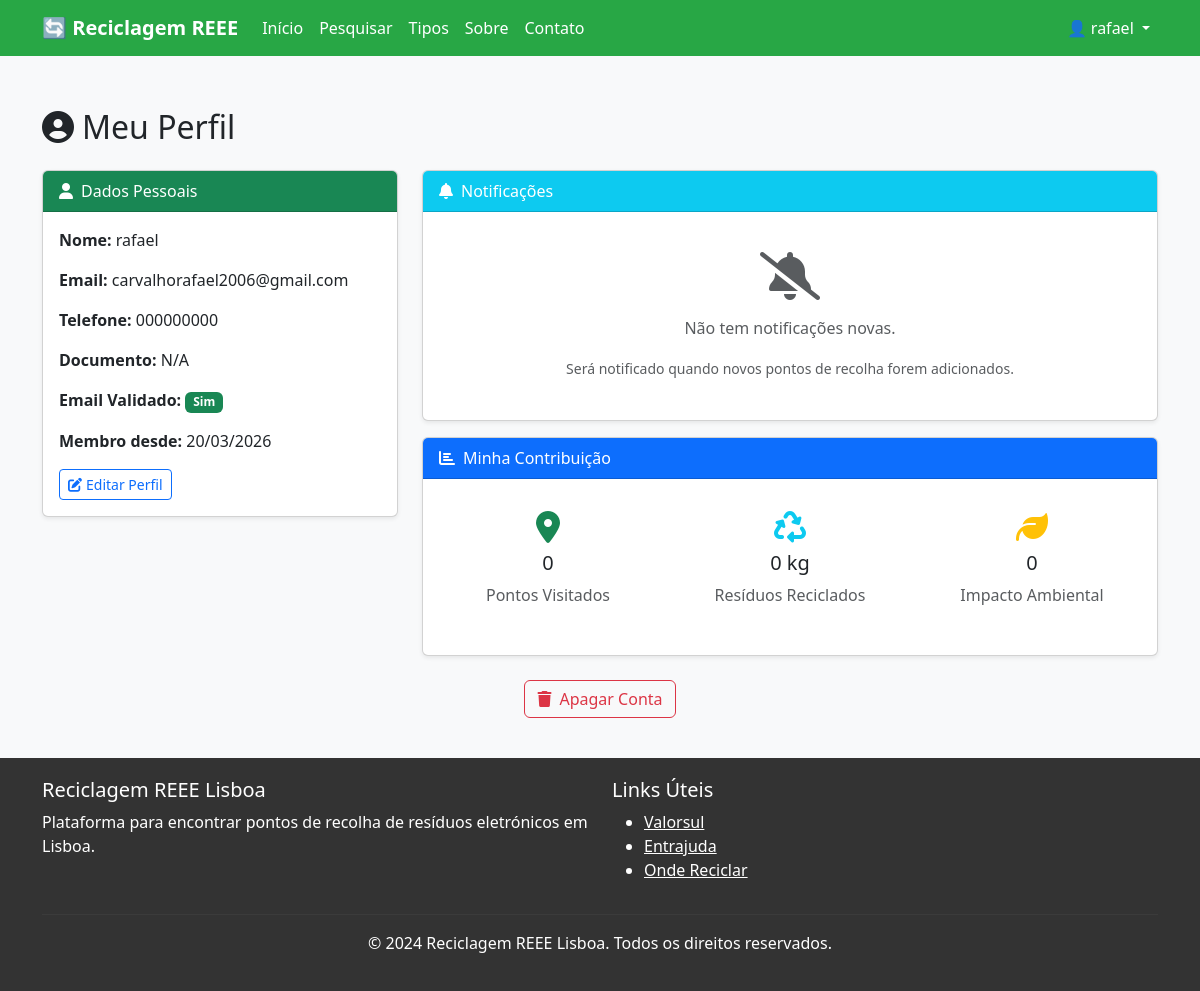
/utilizador (signed in), run on the app's committed database.
### models.py (models this page shows, shortened)
class BaseModel(Model):
    class Meta:
        database = db

class Utilizador(BaseModel):
    nome = CharField()
    email = CharField(unique=True)
    is_admin = BooleanField(default=False)
    telefone = CharField()
    documento_identificacao = CharField()
    senha_hash = CharField()
    criado_em = DateTimeField(default=datetime.now)
    email_validado = BooleanField(default=False)
    token_validacao = CharField(null=True)

### app.py (the view)
@app.route("/utilizador")
def utilizador():
    if g.utilizador is None:
        flash("Precisa de iniciar sessão para aceder ao perfil.", "warning")
        return redirect(url_for("login"))
    notificacoes = Notificacao.select().where(
        (Notificacao.utilizador == g.utilizador) &
        (Notificacao.lida == False)
    ).order_by(Notificacao.enviada_em.desc())
    return render_template("utilizador.html",
                         utilizador=g.utilizador,
                         notificacoes=notificacoes)

### app.py (called while the page is built)
@app.before_request
def ensure_db_connection():
    try:
        if db.is_closed():
            db.connect()
    except Exception as e:
        print(f"Database connection error: {e}")
        try:
            db.close()
            db.connect()
        except Exception as e2:
            print(f"Failed to reconnect: {e2}")

@app.before_request
def carregar_utilizador():
    user_id = session.get("user_id")
    if user_id:
        try:
            g.utilizador = Utilizador.get(Utilizador.id == user_id)
        except Utilizador.DoesNotExist:
            g.utilizador = None
    else:
        g.utilizador = None

@app.context_processor
def inject_current_year():
    return {"current_year": datetime.now().year}

### templates/utilizador.html (shortened to what this page needs)
{% extends "base.html" %}
{% block content %}
<div class="container mt-5">
    <h2 class="mb-4"><i class="fas fa-user-circle me-2"></i>Meu Perfil</h2>
    <div class="row">
        <div class="col-md-4">
            <div class="card shadow-sm">
                <div class="card-header bg-success text-white">
                    <i class="fas fa-user me-2"></i>Dados Pessoais
                </div>
                <div class="card-body">
                    <p><strong>Nome:</strong> {{ utilizador.nome }}</p>
                    <p><strong>Email:</strong> {{ utilizador.email }}</p>
                    <p><strong>Telefone:</strong> {{ utilizador.telefone }}</p>
                    <p><strong>Documento:</strong> {{ utilizador.documento_identificacao }}</p>
                    <p><strong>Email Validado:</strong>
                        {% if utilizador.email_validado %}
                            <span class="badge bg-success">Sim</span>
                        {% else %}
                            <span class="badge bg-warning">Não</span>
                        {% endif %}
                    </p>
                    <p><strong>Membro desde:</strong> {{ utilizador.criado_em.strftime('%d/%m/%Y') }}</p>
                    <div class="mt-3">
                        <button class="btn btn-sm btn-outline-primary" data-bs-toggle="modal" data-bs-target="#editarPerfilModal">
                            <i class="fas fa-edit me-1"></i>Editar Perfil
                        </button>
                    </div>
                </div>
            </div>
        </div>
        <div class="col-md-8">
            <div class="card shadow-sm">
                <div class="card-header bg-info text-white">
                    <i class="fas fa-bell me-2"></i>Notificações
                </div>
                <div class="card-body">
                    {% if notificacoes.count() > 0 %}
                        {% for notificacao in notificacoes %}
                        <div class="alert alert-info alert-dismissible fade show" role="alert">
                            <h6 class="alert-heading">{{ notificacao.mensagem|truncate(50) }}</h6>
                            <p class="mb-1">{{ notificacao.mensagem }}</p>
                            <small class="text-muted">{{ notificacao.enviada_em.strftime('%d/%m/%Y %H:%M') }}</small>
                            <button type="button" class="btn-close" data-bs-dismiss="alert"></button>
                            <div class="mt-2">
                                <a href="{{ url_for('marcar_notificacao_lida', notificacao_id=notificacao.id) }}"
                                   class="btn btn-sm btn-outline-secondary">Marcar como lida</a>
                            </div>
                        </div>
                        {% endfor %}
                    {% else %}
                        <div class="text-center py-4">
                            <i class="fas fa-bell-slash fa-3x text-muted mb-3"></i>
                            <p class="text-muted">Não tem notificações novas.</p>
                            <small class="text-muted">Será notificado quando novos pontos de recolha forem adicionados.</small>
                        </div>
                    {% endif %}
                </div>
            </div>
            <div class="card shadow-sm mt-3">
                <div class="card-header bg-primary text-white">
                    <i class="fas fa-chart-bar me-2"></i>Minha Contribuição
                </div>
                <div class="card-body">
                    <div class="row text-center">
                        <div class="col-md-4">
                            <div class="p-3">
                                <i class="fas fa-map-marker-alt fa-2x text-success mb-2"></i>
                                <h5>0</h5>
                                <p class="text-muted">Pontos Visitados</p>
                            </div>
                        </div>
                        <div class="col-md-4">
                            <div class="p-3">
                                <i class="fas fa-recycle fa-2x text-info mb-2"></i>
                                <h5>0 kg</h5>
                                <p class="text-muted">Resíduos Reciclados</p>
                            </div>
                        </div>
                        <div class="col-md-4">
                            <div class="p-3">
                                <i class="fas fa-leaf fa-2x text-warning mb-2"></i>
                                <h5>0</h5>
                                <p class="text-muted">Impacto Ambiental</p>
                            </div>
                        </div>
                    </div>
                </div>
            </div>
        </div>
    </div>
</div>
<div class="container mt-4">
    <div class="text-center">
        <button class="btn btn-outline-danger" data-bs-toggle="modal" data-bs-target="#apagarContaModal">
            <i class="fas fa-trash me-2"></i>Apagar Conta
        </button>
    </div>
</div>
{% endblock %}

### templates/base.html (shortened to what this page needs)
<!DOCTYPE html>
<html lang="pt-PT">
<head>
    <link href="https://cdn.jsdelivr.net/npm/bootstrap@5.3.0/dist/css/bootstrap.min.css" rel="stylesheet">
    <link rel="stylesheet" href="https://cdnjs.cloudflare.com/ajax/libs/font-awesome/6.4.0/css/all.min.css">
    <link rel="stylesheet" href="https://unpkg.com/leaflet@1.9.4/dist/leaflet.css" />
</head>
<body>
    <nav class="navbar navbar-expand-lg navbar-dark fixed-top">
        <div class="container">
            <a class="navbar-brand" href="{{ url_for('index') }}">
                🔄 Reciclagem REEE
            </a>
            <div class="collapse navbar-collapse" id="navbarNav">
                <ul class="navbar-nav me-auto">
                    <li class="nav-item">
                        <a class="nav-link" href="{{ url_for('index') }}">Início</a>
                    </li>
                    <li class="nav-item">
                        <a class="nav-link" href="{{ url_for('pesquisa') }}">Pesquisar</a>
                    </li>
                    <li class="nav-item">
                        <a class="nav-link" href="{{ url_for('tipos_residuos') }}">Tipos</a>
                    </li>
                    <li class="nav-item">
                        <a class="nav-link" href="{{ url_for('sobre_lixo_eletronico') }}">Sobre</a>
                    </li>
                    <li class="nav-item">
                        <a class="nav-link" href="{{ url_for('contato') }}">Contato</a>
                    </li>
                </ul>
                <ul class="navbar-nav">
                    {% if g.utilizador %}
                        <li class="nav-item dropdown">
                            <a class="nav-link dropdown-toggle" href="#" role="button" data-bs-toggle="dropdown">
                                👤 {{ g.utilizador.nome }}
                            </a>
                        </li>
                    {% endif %}
                </ul>
            </div>
        </div>
    </nav>
    {% block content %}{% endblock %}
    <footer class="footer">
        <div class="container">
            <div class="row">
                <div class="col-md-6">
                    <h5>Reciclagem REEE Lisboa</h5>
                    <p>Plataforma para encontrar pontos de recolha de resíduos eletrónicos em Lisboa.</p>
                </div>
                <div class="col-md-6">
                    <h5>Links Úteis</h5>
                    <ul>
                        <li><a href="https://www.valorsul.pt/" style="color: white;">Valorsul</a></li>
                        <li><a href="https://www.entrajuda.pt/" style="color: white;">Entrajuda</a></li>
                        <li><a href="https://ondereciclar.pt/" style="color: white;">Onde Reciclar</a></li>
                    </ul>
                </div>
            </div>
            <hr style="border-color: #555;">
            <div class="text-center">
                <p>&copy; 2024 Reciclagem REEE Lisboa. Todos os direitos reservados.</p>
            </div>
        </div>
    </footer>
</body>
</html>

### templates/base.html (style rules this page uses)
body { padding-top: 60px; background: #f8f9fa; }
.navbar { background: #28a745 !important; }
.navbar-brand { color: white !important; font-weight: bold; }
.nav-link { color: white !important; }
.footer { background: #333; color: white; padding: 20px 0; margin-top: 40px; }

### data on the page
Utilizador: utilizador.nome "rafael", nome "rafael", email "carvalhorafael2006@gmail.com", telefone "000000000", documento_identificacao "N/A", criado_em "20/03/2026"
